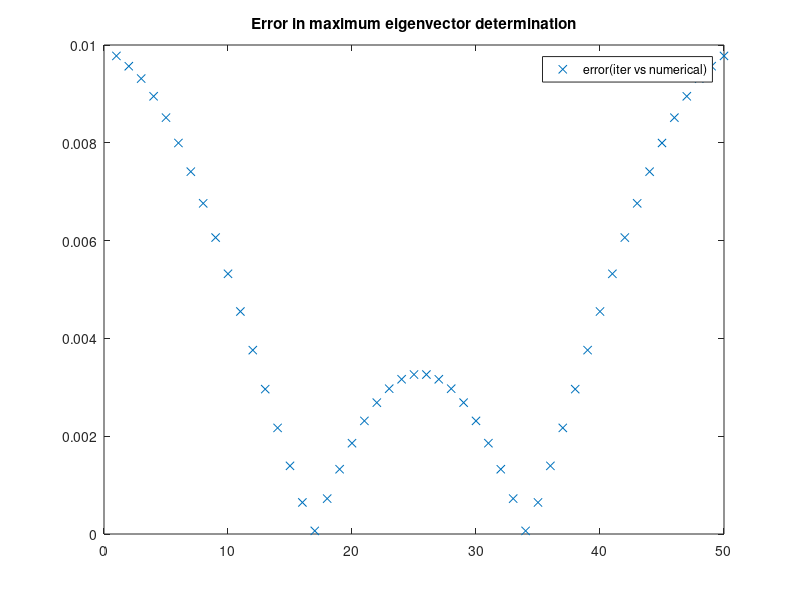

MATLAB code for this plot: (Note: this script raises an error after producing the figure.)
n=50;

M=zeros(n,n);
b=ones(n,1);
for ii=1:n
    for jj=1:n
        if abs(ii-jj)<3
            M(ii,jj)=1;
        end
    end
end
[V,D] = eig(M);
%Because D is a diagonal matrix, we only need one index to call it
[max_e, imax_e]=max(max(D));
max_V=V(:,imax_e);

max_lV=max_e*max_V;
b_old=b;
kmax=0;
while 1
   
    b_new=M*b_old/norm(b_old);
    if (norm(b_new - b_old) <1.0e-6*norm(b_new))
        break;
    end
     kmax=kmax+1;
    b_old=b_new;
end
test=M*b_new;
test2=max_e*b_new;
errorMb=abs(test-test2)./test2*100;
maxerrorMb=max(errorMb)
i=1:1:50;
i=i';
errorEv=abs(max_lV-b_new)./max_lV*100;
maxerrorEv=max(errorEv)

f1 = figure;
f2 = figure;
f3 = figure;

figure(f1);

plot(i,errorEv,'x')
title('Error in maximum eigenvector determination');
legend('error(iter vs numerical)');
box on
ax=gca;
ax.FontSize=12;
xlabel('entry');
ylabel('error(%)');

saveas(gcf,'HW4_2error','epsc');

figure(f2);
hold all;
plot(i,max_lV,'or')
plot(i,b_new,'xk')
plot(i,errorEv,'x')
title('Maximum eigenvector determination(scaled)');
legend('\lambda_{max}v_{max}','b_{kmax}','error');
box on
ax=gca;
ax.FontSize=12;
xlabel('entry');
ylabel('vector component');
saveas(gcf,'HW4_2cd','epsc');

hold off;


figure(f3);
hold all;
errorbar(i,b_new,errorEv,'.')
title('Maximum eigenvector determination(scaled)');
legend('b_{kmax}');
box on
ax=gca;
ax.FontSize=12;
xlabel('entry');
ylabel('vector component');
saveas(gcf,'HW4_2cdbars','epsc');
hold off;